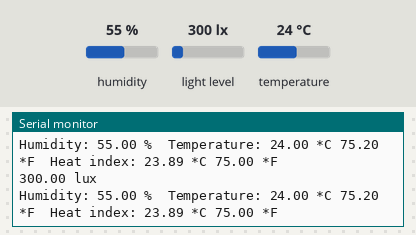
Bench run of a sketch on a simulated Arduino Uno, built with avr-gcc and run on an emulated ATmega328P. Parts: the last lines printed to the serial monitor. Inputs (shaded band) come from the test bench; at power-on: light level 300 lx, temperature 24 °C, humidity 55 %.

Above: at 1.9 s.
2.0 s: light level set to 40 lx
At 2.3 s:
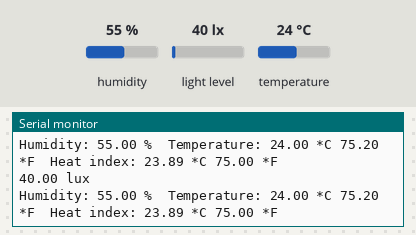
8.0 s: temperature set to 33 °C
At 9.4 s:
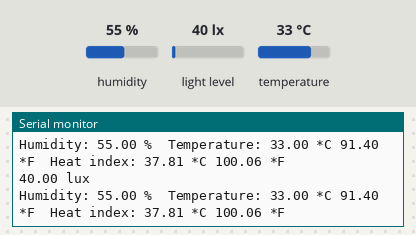
14.0 s: humidity set to 22 %
At 15.42 s:
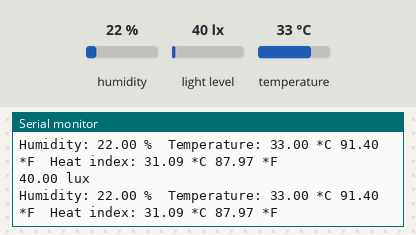
20.0 s: light level set to 1000 lx
At 20.25 s:
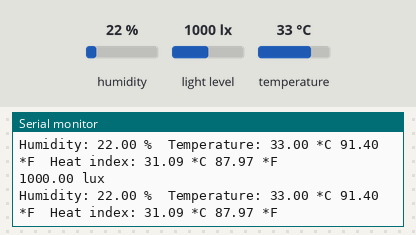
26.0 s: light level set to 500 lx
At 26.34 s:
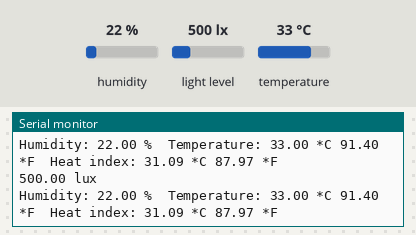
32.0 s: humidity set to 68 %
At 33.52 s:
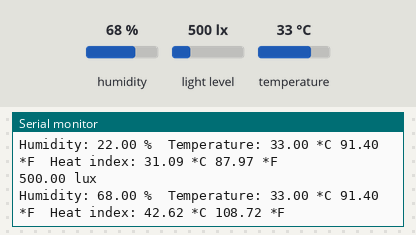
Timing chart, 0 to 35.0 s (numbered marks = the images above; inputs shaded):
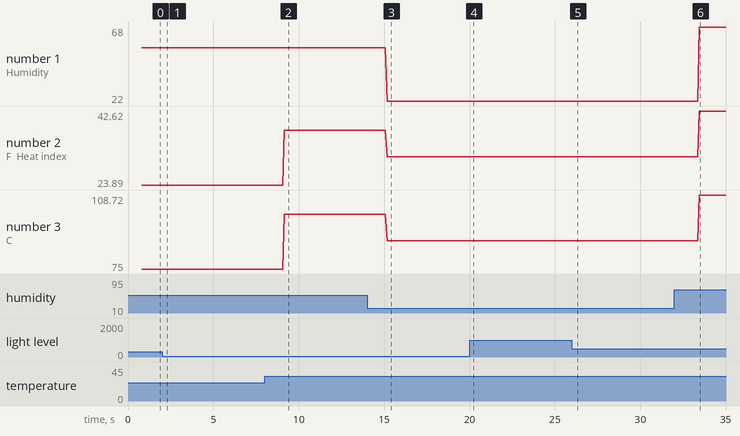

Measured:
- after the input at 2.0 s, the serial monitor: prints a new line after 0.22 s (image 1)
- after the input at 8.0 s, the serial monitor: prints a new line after 1.1 s (image 2)
- after the input at 14.0 s, the serial monitor: prints a new line after 1.2 s (image 3)
- after the input at 20.0 s, the serial monitor: prints a new line after 0.17 s (image 4)
- after the input at 26.0 s, the serial monitor: prints a new line after 0.17 s (image 5)
- after the input at 32.0 s, the serial monitor: prints a new line after 1.5 s (image 6)
- plotted number 1: 55 → 22 after the input at 14.0 s, 22 → 68 after the input at 32.0 s
- plotted number 2: 23.89 → 37.81 after the input at 8.0 s, 37.81 → 31.09 after the input at 14.0 s, 31.09 → 42.62 after the input at 32.0 s

The sketch:

sketch_jun15a.ino
```cpp
// Example testing sketch for various DHT humidity/temperature sensors
// Written by ladyada, public domain

#include "DHT.h"
#include <Wire.h>
#include <Adafruit_Sensor.h>
#include <Adafruit_TSL2561_U.h>

#define DHTPIN 12     // what digital pin we're connected to
Adafruit_TSL2561_Unified tsl = Adafruit_TSL2561_Unified(TSL2561_ADDR_FLOAT, 12345);

// Uncomment whatever type you're using!
//#define DHTTYPE DHT11   // DHT 11
#define DHTTYPE DHT22   // DHT 22  (AM2302), AM2321
//#define DHTTYPE DHT21   // DHT 21 (AM2301)

// Connect pin 1 (on the left) of the sensor to +5V
// NOTE: If using a board with 3.3V logic like an Arduino Due connect pin 1
// to 3.3V instead of 5V!
// Connect pin 2 of the sensor to whatever your DHTPIN is
// Connect pin 4 (on the right) of the sensor to GROUND
// Connect a 10K resistor from pin 2 (data) to pin 1 (power) of the sensor

// Initialize DHT sensor.
// Note that older versions of this library took an optional third parameter to
// tweak the timings for faster processors.  This parameter is no longer needed
// as the current DHT reading algorithm adjusts itself to work on faster procs.
void displaySensorDetails(void)
{
  sensor_t sensor;
  tsl.getSensor(&sensor);
  Serial.println("------------------------------------");
  Serial.print  ("Sensor:       "); Serial.println(sensor.name);
  Serial.print  ("Driver Ver:   "); Serial.println(sensor.version);
  Serial.print  ("Unique ID:    "); Serial.println(sensor.sensor_id);
  Serial.print  ("Max Value:    "); Serial.print(sensor.max_value); Serial.println(" lux");
  Serial.print  ("Min Value:    "); Serial.print(sensor.min_value); Serial.println(" lux");
  Serial.print  ("Resolution:   "); Serial.print(sensor.resolution); Serial.println(" lux");
  Serial.println("------------------------------------");
  Serial.println("");
  delay(500);
}

/**************************************************************************/
/*
    Configures the gain and integration time for the TSL2561
*/
/**************************************************************************/
void configureSensor(void)
{
  /* You can also manually set the gain or enable auto-gain support */
  // tsl.setGain(TSL2561_GAIN_1X);      /* No gain ... use in bright light to avoid sensor saturation */
  // tsl.setGain(TSL2561_GAIN_16X);     /* 16x gain ... use in low light to boost sensitivity */
  tsl.enableAutoRange(true);            /* Auto-gain ... switches automatically between 1x and 16x */

  /* Changing the integration time gives you better sensor resolution (402ms = 16-bit data) */
  //tsl.setIntegrationTime(TSL2561_INTEGRATIONTIME_13MS);      /* fast but low resolution */
  tsl.setIntegrationTime(TSL2561_INTEGRATIONTIME_101MS);  /* medium resolution and speed   */
  //tsl.setIntegrationTime(TSL2561_INTEGRATIONTIME_402MS);  /* 16-bit data but slowest conversions */

  /* Update these values depending on what you've set above! */
  Serial.println("------------------------------------");
  Serial.print  ("Gain:         "); Serial.println("Auto");
  Serial.print  ("Timing:       "); Serial.println("13 ms");
  Serial.println("------------------------------------");
}
DHT dht(DHTPIN, DHTTYPE);

void setup() {
  Serial.begin(9600);
  Serial.println("DHTxx test!");


  Serial.println("Light Sensor Test"); Serial.println("");

  /* Initialise the sensor */
  if(!tsl.begin())
  {
    /* There was a problem detecting the ADXL345 ... check your connections */
    Serial.print("Ooops, no TSL2561 detected ... Check your wiring or I2C ADDR!");
    while(1);
  }

  /* Display some basic information on this sensor */
  displaySensorDetails();

  /* Setup the sensor gain and integration time */
  configureSensor();

  /* We're ready to go! */
  Serial.println("");
  dht.begin();
}

void loop() {
  // Wait a few seconds between measurements.
  //delay(2000);
sensors_event_t event;
  tsl.getEvent(&event);
  // Reading temperature or humidity takes about 250 milliseconds!
  // Sensor readings may also be up to 2 seconds 'old' (its a very slow sensor)
  float h = dht.readHumidity();
  // Read temperature as Celsius (the default)
  float t = dht.readTemperature();
  // Read temperature as Fahrenheit (isFahrenheit = true)
  float f = dht.readTemperature(true);

  // Check if any reads failed and exit early (to try again).
  if (isnan(h) || isnan(t) || isnan(f)) {
    Serial.println("Failed to read from DHT sensor!");
    return;
  }

  // Compute heat index in Fahrenheit (the default)
  float hif = dht.computeHeatIndex(f, h);
  // Compute heat index in Celsius (isFahreheit = false)
  float hic = dht.computeHeatIndex(t, h, false);

  Serial.print("Humidity: ");
  Serial.print(h);
  Serial.print(" %\t");
  Serial.print("Temperature: ");
  Serial.print(t);
  Serial.print(" *C ");
  Serial.print(f);
  Serial.print(" *F\t");
  Serial.print("Heat index: ");
  Serial.print(hic);
  Serial.print(" *C ");
  Serial.print(hif);
  Serial.println(" *F");


  /* Display the results (light is measured in lux) */
  if (event.light)
  {
    Serial.print(event.light); Serial.println(" lux");
  }
  else
  {
    /* If event.light = 0 lux the sensor is probably saturated
       and no reliable data could be generated! */
    Serial.println("Sensor overload");
  }
 // delay(250);
}
```
